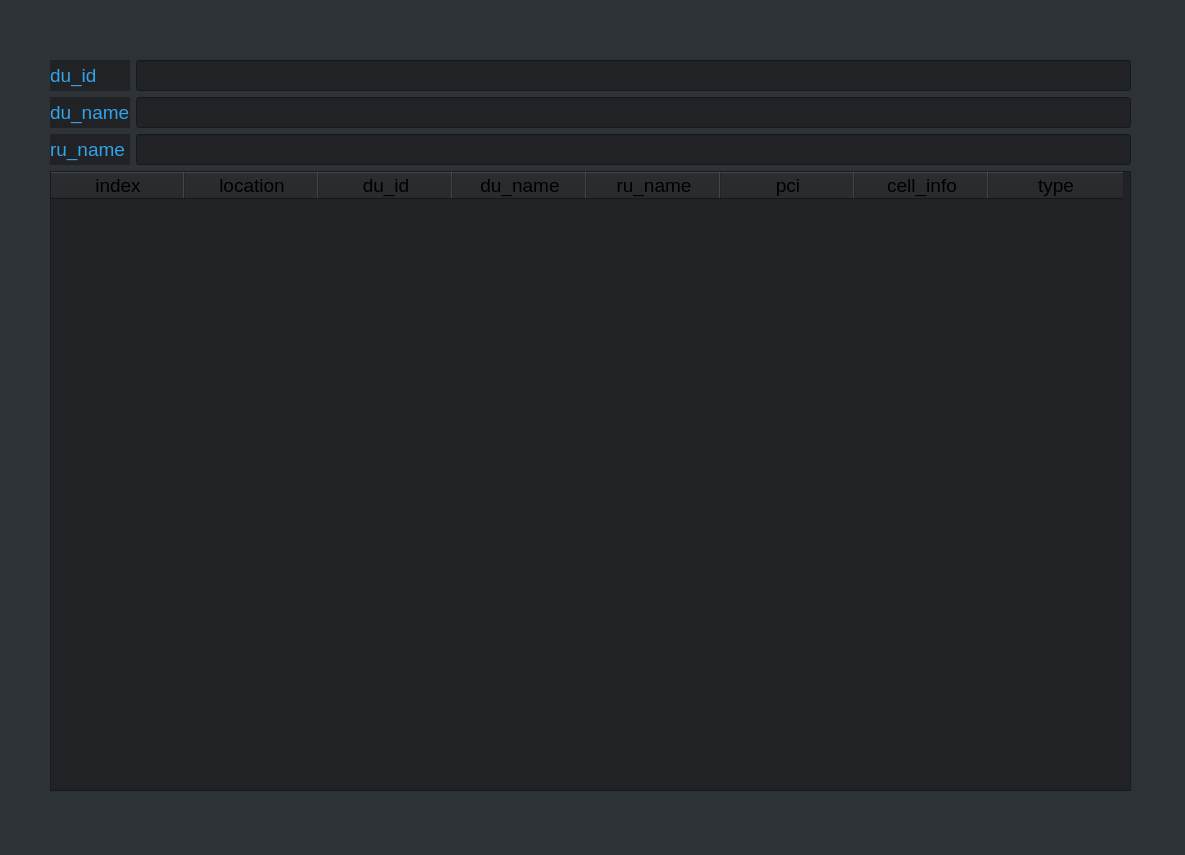
<?xml version="1.0" encoding="UTF-8"?>
<ui version="4.0">
 <class>Form</class>
 <widget class="QWidget" name="Form">
  <property name="geometry">
   <rect>
    <x>0</x>
    <y>0</y>
    <width>1185</width>
    <height>855</height>
   </rect>
  </property>
  <property name="windowTitle">
   <string>Form</string>
  </property>
  <property name="styleSheet">
   <string notr="true">background-color:rgb(44, 50, 53);</string>
  </property>
  <widget class="QLabel" name="label_icon">
   <property name="geometry">
    <rect>
     <x>0</x>
     <y>0</y>
     <width>61</width>
     <height>61</height>
    </rect>
   </property>
   <property name="styleSheet">
    <string notr="true">border-image:url(&quot;C:/Users/82105/Desktop/grafana_icon&quot;)</string>
   </property>
   <property name="text">
    <string/>
   </property>
  </widget>
  <widget class="QWidget" name="">
   <property name="geometry">
    <rect>
     <x>50</x>
     <y>60</y>
     <width>1081</width>
     <height>731</height>
    </rect>
   </property>
   <layout class="QVBoxLayout" name="verticalLayout_4">
    <item>
     <layout class="QVBoxLayout" name="verticalLayout_3">
      <item>
       <layout class="QHBoxLayout" name="horizontalLayout">
        <item>
         <layout class="QVBoxLayout" name="verticalLayout">
          <item>
           <widget class="QLabel" name="label_du_id">
            <property name="font">
             <font>
              <pointsize>14</pointsize>
             </font>
            </property>
            <property name="styleSheet">
             <string notr="true">color: rgb(52, 162, 230);
background-color:rgb(32, 34, 38);</string>
            </property>
            <property name="text">
             <string>du_id</string>
            </property>
           </widget>
          </item>
          <item>
           <widget class="QLabel" name="label_du_name">
            <property name="font">
             <font>
              <pointsize>14</pointsize>
             </font>
            </property>
            <property name="styleSheet">
             <string notr="true">color: rgb(52, 162, 230);
background-color:rgb(32, 34, 38);</string>
            </property>
            <property name="text">
             <string>du_name</string>
            </property>
           </widget>
          </item>
          <item>
           <widget class="QLabel" name="label_ru_name">
            <property name="font">
             <font>
              <pointsize>14</pointsize>
             </font>
            </property>
            <property name="styleSheet">
             <string notr="true">color: rgb(52, 162, 230);
background-color:rgb(32, 34, 38);</string>
            </property>
            <property name="text">
             <string>ru_name</string>
            </property>
           </widget>
          </item>
         </layout>
        </item>
        <item>
         <layout class="QVBoxLayout" name="verticalLayout_2">
          <item>
           <widget class="QLineEdit" name="lineEdit_du_id">
            <property name="font">
             <font>
              <pointsize>14</pointsize>
             </font>
            </property>
            <property name="styleSheet">
             <string notr="true">background-color:rgb(32, 34, 38);</string>
            </property>
           </widget>
          </item>
          <item>
           <widget class="QLineEdit" name="lineEdit_du_name">
            <property name="font">
             <font>
              <pointsize>14</pointsize>
             </font>
            </property>
            <property name="styleSheet">
             <string notr="true">background-color:rgb(32, 34, 38);</string>
            </property>
           </widget>
          </item>
          <item>
           <widget class="QLineEdit" name="lineEdit_ru_name">
            <property name="font">
             <font>
              <pointsize>14</pointsize>
             </font>
            </property>
            <property name="styleSheet">
             <string notr="true">background-color:rgb(32, 34, 38);</string>
            </property>
            <property name="text">
             <string/>
            </property>
           </widget>
          </item>
         </layout>
        </item>
       </layout>
      </item>
     </layout>
    </item>
    <item>
     <widget class="QTableWidget" name="tableWidget">
      <property name="font">
       <font>
        <pointsize>14</pointsize>
       </font>
      </property>
      <property name="styleSheet">
       <string notr="true">background-color:rgb(32, 34, 38);</string>
      </property>
      <property name="lineWidth">
       <number>3</number>
      </property>
      <attribute name="horizontalHeaderDefaultSectionSize">
       <number>134</number>
      </attribute>
      <column>
       <property name="text">
        <string>index</string>
       </property>
       <property name="font">
        <font>
         <pointsize>14</pointsize>
        </font>
       </property>
      </column>
      <column>
       <property name="text">
        <string>location</string>
       </property>
       <property name="font">
        <font>
         <pointsize>14</pointsize>
        </font>
       </property>
      </column>
      <column>
       <property name="text">
        <string>du_id</string>
       </property>
       <property name="font">
        <font>
         <pointsize>14</pointsize>
        </font>
       </property>
      </column>
      <column>
       <property name="text">
        <string>du_name</string>
       </property>
       <property name="font">
        <font>
         <pointsize>14</pointsize>
        </font>
       </property>
      </column>
      <column>
       <property name="text">
        <string>ru_name</string>
       </property>
       <property name="font">
        <font>
         <pointsize>14</pointsize>
        </font>
       </property>
      </column>
      <column>
       <property name="text">
        <string>pci</string>
       </property>
       <property name="font">
        <font>
         <pointsize>14</pointsize>
        </font>
       </property>
      </column>
      <column>
       <property name="text">
        <string>cell_info</string>
       </property>
       <property name="font">
        <font>
         <pointsize>14</pointsize>
        </font>
       </property>
      </column>
      <column>
       <property name="text">
        <string>type</string>
       </property>
       <property name="font">
        <font>
         <pointsize>14</pointsize>
        </font>
       </property>
      </column>
     </widget>
    </item>
   </layout>
  </widget>
 </widget>
 <resources/>
 <connections/>
</ui>
